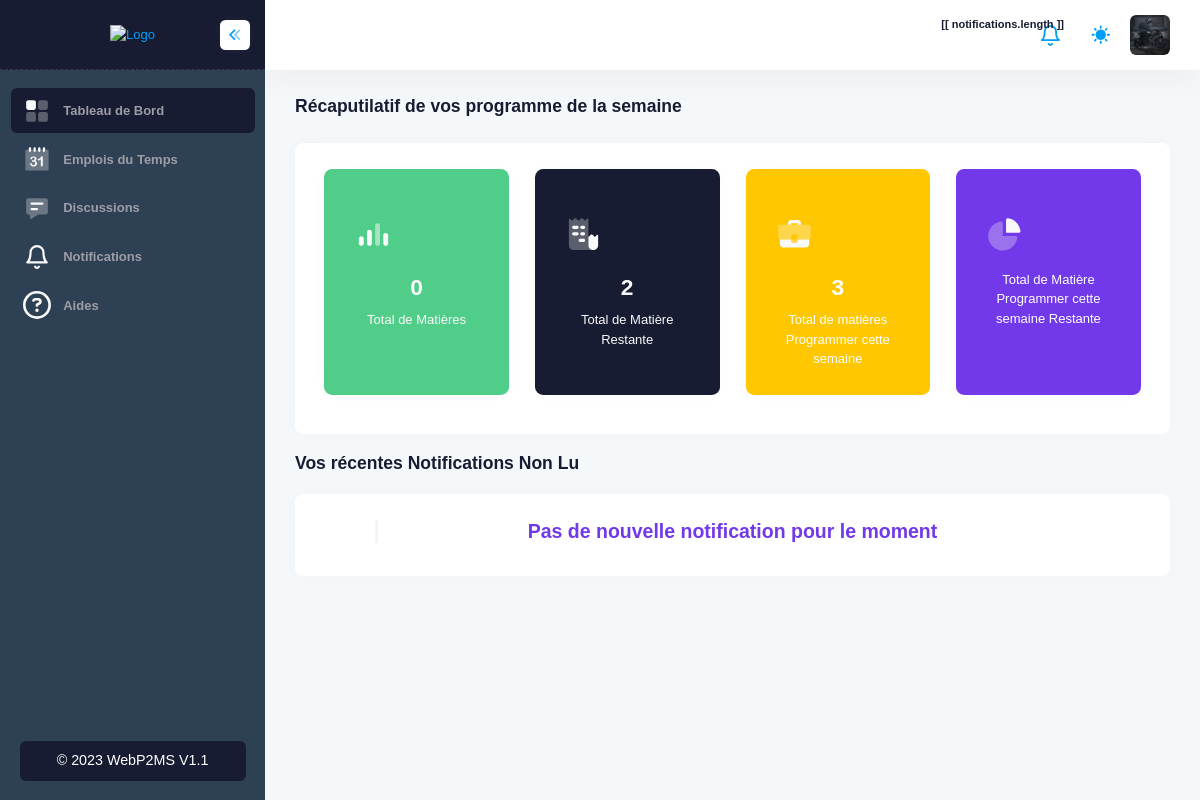
The app's page / (signed in), older data.
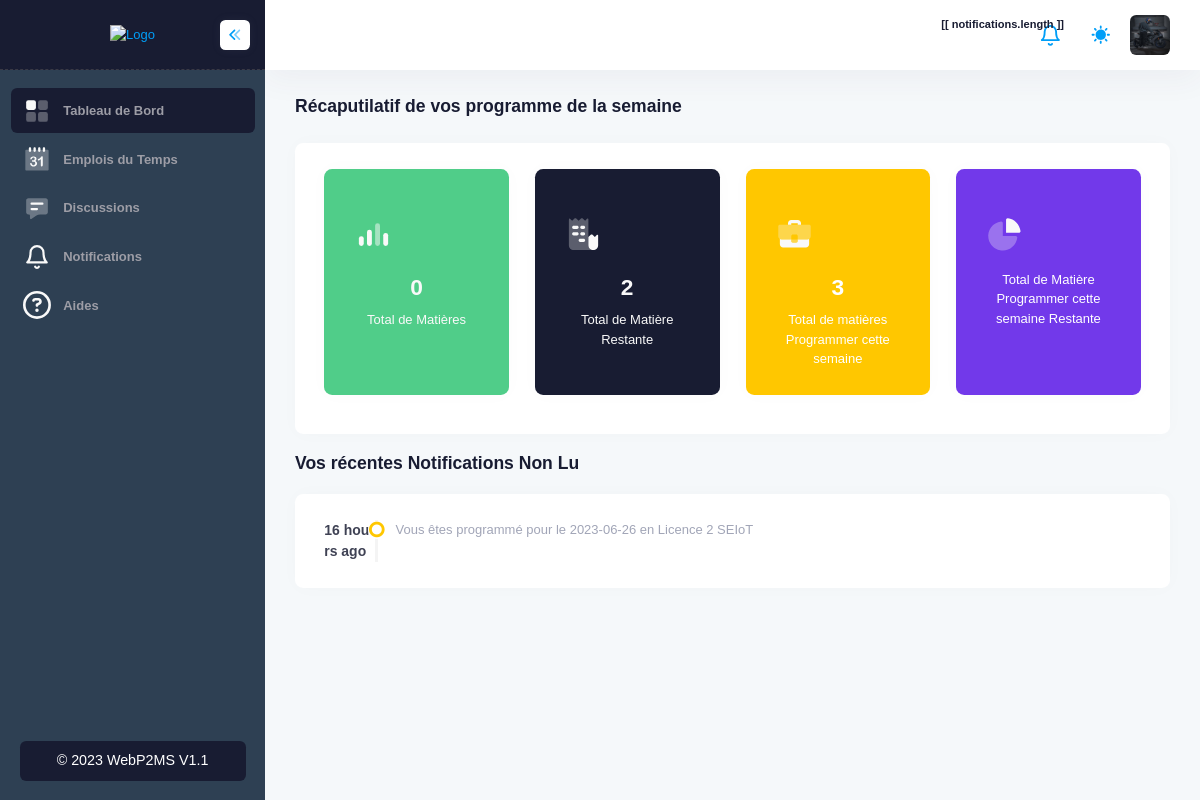
The same page, newer data.
### App/models.py (models this page shows, shortened)
class Notification(models.Model):
    user = models.ForeignKey(
        MyUser, on_delete=models.CASCADE, related_name='notifications')
    message = models.CharField(max_length=255)
    is_opened = models.BooleanField(default=False, blank=True)
    created_at = models.DateTimeField(auto_now_add=True)
    class Meta:
        ordering = ['-created_at']

### App/views.py (the view)
# urls.py: path('', views.default, name='default'),
@login_required
def default(request):
    try:
        total_subject_student = models.Subject.objects.filter(level_id=request.user.level.id).count()
    except:
        total_subject_student = 0
    context = {
        'total_students': User.objects.filter().count(),
        'total_teachers': User.objects.filter(is_teacher=True).count(),
        'total_subjects': models.Subject.objects.all().count(),
        'total_classroom': models.Classroom.objects.all().count(),
        'notifications': request.user.notifications.filter(is_opened=False),
        'total_subject_student': total_subject_student,
        'total_subject_w': 2,
        'total_subject_week': 3,
        'total_subject_week_w': 1,
    }
    return render(request, 'app/default.html', context)

### template/app/default.html (shortened to what the changed rows need)
{% extends 'base/base.html' %}
{% load humanize %}
{% block 'main' %}
<div class="d-flex flex-column flex-column-fluid">
    <div id="kt_app_toolbar" class="app-toolbar py-4 py-lg-8">
        <div id="kt_app_toolbar_container" class="app-container container-xxl d-flex flex-stack">
            <div class="page-title d-flex flex-column justify-content-center flex-wrap me-3">
                <h1 class="page-heading d-flex text-dark fw-bold fs-3 flex-column justify-content-center my-0">
                    {% if user.is_staff or user.is_superuser and not user.is_teacher %}
                    Tableau de Bord
                    {% elif user.is_teacher %}
                        Récaputilatif de vos programme de la semaine
                    {% else %}
                    Page récaputilative de la {{ user.level.slug }}
                    {% endif %}
                </h1>
            </div>
        </div>
    </div>
    <div id="kt_app_content" class="app-content flex-column-fluid">
        <div id="kt_app_content_container" class="app-container container-xxl">
            <div class="my-3 card">
                <div class="card-body">
                    <div class="timeline-label">
                        {% for n in notifications %}
                        <div class="timeline-item">
                            <div class="timeline-label fw-bold text-gray-800 fs-6">
                                {{ n.created_at|naturaltime }}
                            </div>
                            <div class="timeline-badge">
                                <i class="fa fa-genderless text-warning fs-1"></i>
                            </div>
                            <div class="fw-mormal timeline-content text-muted ps-3">
                                {{ n.message }}
                            </div>
                        </div>
                        {% empty %}
                        <h2 class="text-center text-info">Pas de nouvelle notification pour le moment</h2>
                        {% endfor %}
                    </div>
                </div>
            </div>
        </div>
    </div>
</div>
{% endblock %}

Row changes from the older to the newer data that the page shows:
added Notification: created_at "16 hours ago", message "Vous êtes programmé pour le 2023-06-26 en Licence 2 SEIoT"
Text that changed along with them:
text no longer shown: "Pas de nouvelle notification pour le moment"
